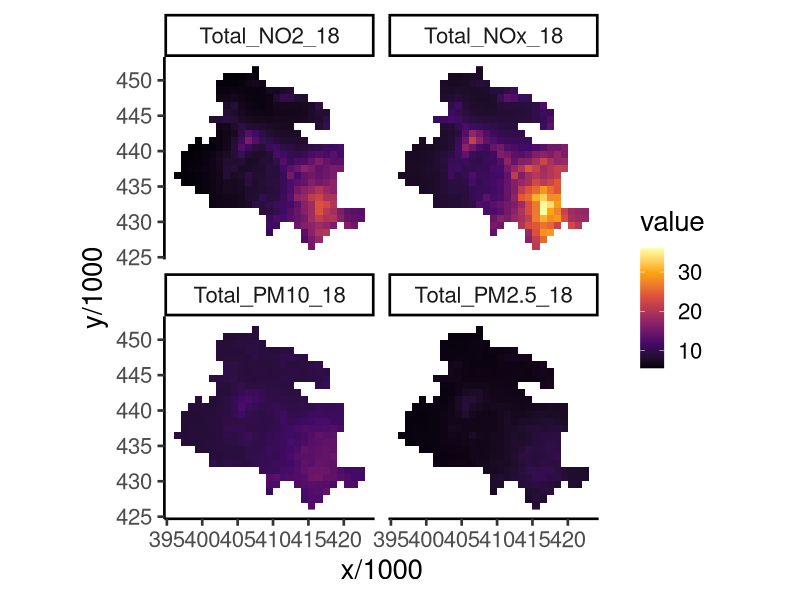

The R source for this figure: (Note: this script raises an error after producing the figure.)
# Packages
require(readr)
require(dplyr)
require(ggplot2)
require(foreach)
require(doParallel)
require(tools)
require(tidyr)
require(magrittr)

# Load postcode conversion file
postcodes <- read_csv("spatial/raw/postcode_gridref.csv") %>% 
  filter(Description != "postcode not found")

# Load pollution data
no2_dat <- read_csv("spatial/raw/30-no2-2018.csv", skip = 5)
nox_dat <- read_csv("spatial/raw/30-nox-2018.csv", skip = 5) %>% 
  select(1:6)
pm10_dat <- read_csv("spatial/raw/30-pm10-2018.csv", skip = 5) %>% 
  select(1:6)
pm25_dat <- read_csv("spatial/raw/30-pm25-2018.csv", skip = 5) %>% 
  select(1:6)

# Combine pollution data
pollution <- no2_dat %>% 
  left_join(nox_dat) %>% 
  left_join(pm10_dat) %>% 
  left_join(pm25_dat)

# Plot
pollution %>% 
  pivot_longer(6:9) %>% 
  ggplot(aes(x / 1000, y / 1000,
             fill = value))+
  geom_raster()+
  scale_fill_viridis_c(option = "B")+
  coord_fixed()+
  theme_classic(20)+
  facet_wrap(~name)
  
# postcodes %>% 
#   ggplot(aes(`X (easting)`/ 1000,
#              `Y (northing)` / 1000))+
#   geom_point()+
#   coord_fixed()+
#   theme_classic(20)

# Set up parallel
ptm <- proc.time()
psnice(value = 19)
n_cores <- 8
cl <- makeCluster(ifelse(detectCores() <= n_cores,
                         detectCores() - 1,
                         n_cores))
registerDoParallel(cl)


# For each postcode, find nearest pollution and record
output <- foreach(i = 1:nrow(postcodes),
                      .combine = "rbind",
                      .packages = "dplyr") %dopar%
  {
    # Isolate current postcode
    target <- postcodes[i,]
    
    # Measure distance to pollution measurements
    xdist <- (target$`X (easting)` - pollution$x)^2
    ydist <- (target$`Y (northing)` - pollution$y)^2
    dist <- sqrt(xdist + ydist)
    
    # Find closest and add
    pollution[which.min(dist),] %>% 
      select(6:9) %>% 
      cbind(target, .)
  }

output %>% 
  pivot_longer(8:11) %>% 
  ggplot(aes(`X (easting)`/ 1000,
             `Y (northing)` / 1000,
             colour = value))+
  geom_point()+
  scale_colour_viridis_c(option = "B")+
  coord_fixed()+
  theme_classic(20)+
  facet_wrap(~name)

# Clean
output_pollution <- output %>% 
  select(Postcode, Total_NO2_18,
         Total_NOx_18, Total_PM10_18,
         Total_PM2.5_18) %>% 
  rename(pcds = "Postcode",
         NO2 = "Total_NO2_18",
         NOx = "Total_NOx_18",
         PM10 = "Total_PM10_18",
         PM25 = "Total_PM2.5_18")

# Aggregate to each level----

# Load translation database
translation <- read_csv("spatial/area_stats/postcode_ONS_translation.csv")

# Join to pollution by postcode
pollution_full <- translation %>% 
  left_join(output_pollution) %>% 
  na.omit()

# Prepare postcode-level ouput
output_pcd <- pollution_full %>% 
  pivot_longer(6:9) %>% 
  group_by(pcds, name) %>% 
  summarise(value = median(value)) %>% 
  pivot_wider() %>% 
  ungroup()

# Prepare LSOA output
output_LSOA <- pollution_full %>% 
  pivot_longer(6:9) %>% 
  group_by(lsoa11cd, name) %>% 
  summarise(value = median(value)) %>% 
  pivot_wider() %>% 
  ungroup()

# Prepare MSOA output
output_MSOA <- pollution_full %>% 
  pivot_longer(6:9) %>% 
  group_by(msoa11cd, name) %>% 
  summarise(value = median(value)) %>% 
  pivot_wider() %>% 
  ungroup()

# Prepare ward output
output_ward <- pollution_full %>% 
  pivot_longer(6:9) %>% 
  group_by(WD15CD, name) %>% 
  summarise(value = median(value)) %>% 
  pivot_wider() %>% 
  ungroup()

# Prepare postcode district output
output_pcdhl <- pollution_full %>% 
  pivot_longer(6:9) %>% 
  group_by(pcdhl, name) %>% 
  summarise(value = median(value)) %>% 
  pivot_wider() %>% 
  ungroup()

# Write
write_csv(output_pcd, "spatial/area_stats/bradford_air_postcode.csv")
write_csv(output_LSOA, "spatial/area_stats/bradford_air_LSOA.csv")
write_csv(output_MSOA, "spatial/area_stats/bradford_air_MSOA.csv")
write_csv(output_ward, "spatial/area_stats/bradford_air_ward.csv")
write_csv(output_pcdhl, "spatial/area_stats/bradford_air_district.csv")
